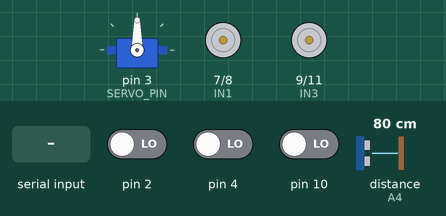
The sketch below on a simulated Arduino Uno, built with avr-gcc and run on an emulated ATmega328P. On the bench: servo, motor-driver pin pairs drawn as motors (green arrow = first pin HIGH = forward, orange = second pin HIGH = backward, longer = more drive, scaled by the enable pin). The test bench sets the inputs (shaded band); at power-on: distance to the obstacle (sensor on A4) 80 cm, pin 2 LOW, pin 4 LOW, pin 10 LOW. The echo pulse lasts 58.3 µs per cm.

Above: at 1.2 s.
1.3 s: "2\n" received over Serial
At 1.9 s:
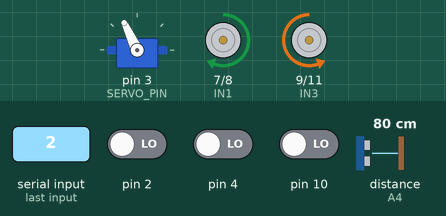
4.3 s: distance to the obstacle (sensor on A4) set to 23 cm
At 4.9 s:
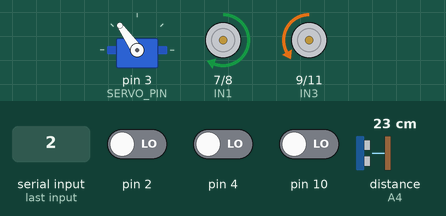
7.3 s: distance to the obstacle (sensor on A4) set to 18 cm
10.3 s: byte 115 ('s') received over Serial
At 11.7 s:
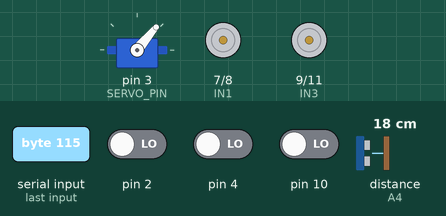
12.0 s: byte 49 ('1') received over Serial
At 12.6 s:
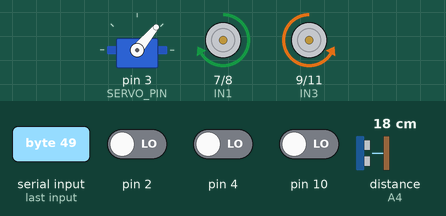
13.5 s: "s90\n" received over Serial
At 13.8 s:
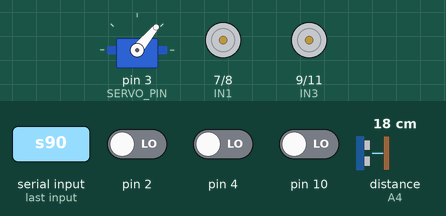
Timing chart, 0 to 16.0 s (numbered marks = the images above; inputs shaded):
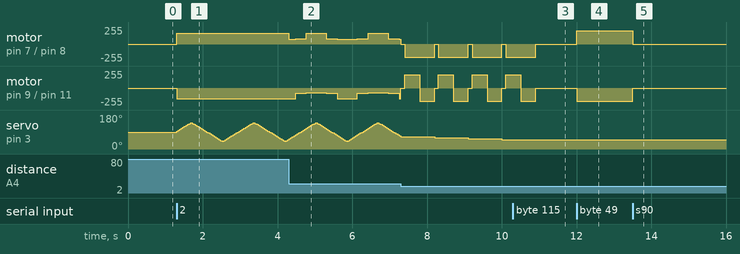

Measured:
- after the input at 10.3 s, motor on pin 7 (IN1) / pin 8 (IN2), motor on pin 9 (IN3) / pin 11 (IN4): goes on until 10.9 s, then stays stopped; servo on pin 3 (SERVO_PIN): stays 50° (without the input it goes to 45° after 0.61 s)
- after the input at 12.0 s, motor on pin 7 (IN1) / pin 8 (IN2): stopped → forward 200/255 at once; motor on pin 9 (IN3) / pin 11 (IN4): stopped → backward 200/255 at once
- after the input at 13.5 s, motor on pin 7 (IN1) / pin 8 (IN2): forward 200/255 → stopped at once; motor on pin 9 (IN3) / pin 11 (IN4): backward 200/255 → stopped at once

The sketch:

ElegooKitAppwithRobotCarKitV3_0.ino
```cpp
#include <Servo.h>

// --- PIN DEFINITIONEN ---
#define ENA 5
#define ENB 6
#define IN1 7
#define IN2 8
#define IN3 9
#define IN4 11
#define SERVO_PIN 3
#define TRIG A5
#define ECHO A4

// Line Tracking Sensoren
#define LT_L !digitalRead(2)
#define LT_M !digitalRead(4)
#define LT_R !digitalRead(10)

Servo head;
int carSpeed = 200;  // Speichert DAUERHAFT deine App-Balken Einstellung
String inputString = "";

enum Mode { MANUAL, LINE, OBSTACLE };
Mode currentMode = MANUAL;

// --- SCAN VARIABLEN ---
int scanAngle = 90;
int scanDirection = 5;
unsigned long lastScanTime = 0;

void setup() {
  Serial.begin(9600);
  pinMode(IN1, OUTPUT); pinMode(IN2, OUTPUT);
  pinMode(IN3, OUTPUT); pinMode(IN4, OUTPUT);
  pinMode(ENA, OUTPUT); pinMode(ENB, OUTPUT);
  pinMode(2, INPUT); pinMode(4, INPUT); pinMode(10, INPUT);
  pinMode(TRIG, OUTPUT); pinMode(ECHO, INPUT);
  head.attach(SERVO_PIN);
  head.write(90);
  stopRobot();
}

void loop() {
  // 1. BLUETOOTH PARSER (Verändert carSpeed nur bei Balken-Bewegung)
  while (Serial.available()) {
    char inChar = (char)Serial.read();
    if (inChar == 's') { currentMode = MANUAL; stopRobot(); inputString = ""; return; }
    if (inChar == '1' && inputString == "") currentMode = LINE;
    if (inChar == '2' && inputString == "") { currentMode = OBSTACLE; head.write(90); }

    inputString += inChar;
    if (inChar == '}') { parseJoystick(inputString); inputString = ""; }
  }

  // 2. MODI AUSFÜHREN
  if (currentMode == LINE) {
    runLineTracking();
  } else if (currentMode == OBSTACLE) {
    runSmoothObstacleAvoidance();
  }
}

// --- OPTIMIERTE SMOOTH OBSTACLE AVOIDANCE (Drosselung nur hier!) ---
void runSmoothObstacleAvoidance() {
  // Wir begrenzen die Geschwindigkeit nur INTERN in dieser Funktion auf max. 160
  // Deine carSpeed am Balken bleibt davon unberührt.
  int safeBaseSpeed = min(carSpeed, 160);

  // Servo-Scan
  if (millis() - lastScanTime > 40) {
    scanAngle += scanDirection;
    if (scanAngle >= 140 || scanAngle <= 40) scanDirection = -scanDirection;
    head.write(scanAngle);
    lastScanTime = millis();
  }

  int dist = getDistance();

  if (dist > 0 && dist < 20) {
    stopRobot();
    delay(100);
    // Rückwärts mit dem eingestellten carSpeed
    back(); delay(400);
    if (scanAngle > 90) spinRight(); else spinLeft();
    delay(400);
    stopRobot();
  }
  else if (dist > 0 && dist < 60) {
    // Dynamische Geschwindigkeitsanpassung basierend auf dem sicheren Limit
    int curveSpeed = map(dist, 20, 60, 70, safeBaseSpeed);

    if (scanAngle > 105) steer(safeBaseSpeed, curveSpeed);      // Ausweichen rechts
    else if (scanAngle < 75) steer(curveSpeed, safeBaseSpeed);  // Ausweichen links
    else steer(safeBaseSpeed / 2, safeBaseSpeed / 2);           // Bremsen
  }
  else {
    steer(safeBaseSpeed, safeBaseSpeed); // Fahrt mit sicherem Tempo
  }
}

// --- MOTOR & STEER LOGIK ---
void steer(int sL, int sR) {
  analogWrite(ENA, sL); analogWrite(ENB, sR);
  digitalWrite(IN1, HIGH); digitalWrite(IN2, LOW);
  digitalWrite(IN3, LOW);  digitalWrite(IN4, HIGH);
}

void forward() { steer(carSpeed, carSpeed); }

void back() {
  analogWrite(ENA, carSpeed); analogWrite(ENB, carSpeed);
  digitalWrite(IN1, LOW); digitalWrite(IN2, HIGH);
  digitalWrite(IN3, HIGH); digitalWrite(IN4, LOW);
}

void stopRobot() { digitalWrite(ENA, LOW); digitalWrite(ENB, LOW); }

// --- LINIENVERFOLGUNG (Nutzt vollen carSpeed vom Balken) ---
void runLineTracking() {
  int speedH = carSpeed;
  int speedL = carSpeed / 4;
  if (LT_M && !LT_L && !LT_R) forward();
  else if (LT_M && LT_R) steer(speedH, speedL);
  else if (LT_M && LT_L) steer(speedL, speedH);
  else if (LT_R) spinRight();
  else if (LT_L) spinLeft();
  else stopRobot();
}

// --- JOYSTICK PARSER (Aktualisiert carSpeed permanent) ---
void parseJoystick(String data) {
  int d1Index = data.indexOf("\"D1\"");
  if (d1Index != -1) {
    int colonIndex = data.indexOf(":", d1Index);
    if (colonIndex != -1) {
      int i = colonIndex + 1;
      while (i < data.length() && !isDigit(data[i])) i++;
      if (i < data.length()) executeMovement(data[i]);
    }
  }
  int d2Index = data.indexOf("\"D2\"");
  if (d2Index != -1) {
    int colonIndex = data.indexOf(":", d2Index);
    if (colonIndex != -1) {
      String speedVal = "";
      for (int i = colonIndex + 1; i < data.length(); i++) {
        if (isDigit(data[i])) speedVal += data[i];
        else if (data[i] == ',' || data[i] == '}' || data[i] == '\n') break;
      }
      if (speedVal.length() > 0) carSpeed = speedVal.toInt();
    }
  }
}

void executeMovement(char dir) {
  currentMode = MANUAL;
  switch (dir) {
    case '3': forward(); break;
    case '4': back(); break;
    case '6': steer(carSpeed/3, carSpeed); break;
    case '8': steer(carSpeed, carSpeed/3); break;
    case '9': backRight(); break;
    case '7': backLeft(); break;
    case '1': spinLeft(); break;
    case '2': spinRight(); break;
    case '0': stopRobot(); break;
  }
}

void backLeft() {
  analogWrite(ENA, carSpeed/3); analogWrite(ENB, carSpeed);
  digitalWrite(IN1, LOW); digitalWrite(IN2, HIGH);
  digitalWrite(IN3, HIGH); digitalWrite(IN4, LOW);
}

void backRight() {
  analogWrite(ENA, carSpeed); analogWrite(ENB, carSpeed/3);
  digitalWrite(IN1, LOW); digitalWrite(IN2, HIGH);
  digitalWrite(IN3, HIGH); digitalWrite(IN4, LOW);
}

void spinLeft() {
  analogWrite(ENA, carSpeed); analogWrite(ENB, carSpeed);
  digitalWrite(IN1, LOW); digitalWrite(IN2, HIGH);
  digitalWrite(IN3, LOW); digitalWrite(IN4, HIGH);
}

void spinRight() {
  analogWrite(ENA, carSpeed); analogWrite(ENB, carSpeed);
  digitalWrite(IN1, HIGH); digitalWrite(IN2, LOW);
  digitalWrite(IN3, HIGH); digitalWrite(IN4, LOW);
}

int getDistance() {
  digitalWrite(TRIG, LOW); delayMicroseconds(2);
  digitalWrite(TRIG, HIGH); delayMicroseconds(10);
  digitalWrite(TRIG, LOW);
  long duration = pulseIn(ECHO, HIGH, 25000);
  if (duration == 0) return 400;
  return duration * 0.034 / 2;
}
```
